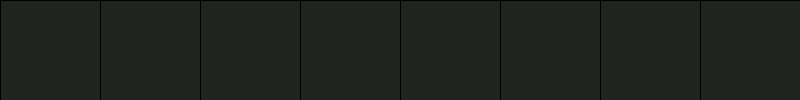
Frame 1 (no input)
Frame 60 (the mouse pressed at the canvas centre just before this capture): identical to frame 1, image omitted
Frame 120 (the mouse held since frame 60 and released just before this capture): identical to frame 1, image omitted

The Processing sketch that drew this single still picture (run headless with seeded random() and noise(); from frame 60 on, the mouse is pressed at the canvas centre):

// Processing sketch: week03_2
// ── week03_2.pde
//week03-2 process 結合for()+if()
//ctrl+n
void setup() {
  size(800, 100);
}
void draw() {
  background(#61DE1B); //tool color choosen
  for (int x=0; x<800; x +=100) {
    if (x<mouseX&&mouseX<x+100)fill(0, 255, 0);
    else fill(#20241E);
    rect(x, 0, 100, 100);
  }
}
